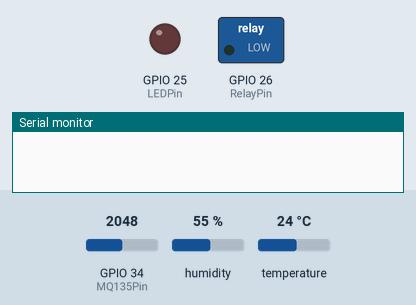
This program was run on a simulated ESP32. Shown: switched loads named in the program (green lamp = pin HIGH), output pins drawn as LEDs (lit = HIGH), the last lines printed to the serial monitor. The inputs (shaded band) are chosen by the test bench; at power-on: temperature 24 °C, GPIO 34 (MQ135Pin) = 2048, humidity 55 %. WiFi joins after 1.5 s; servers stay silent unless stated.

Above: at 3.0 s.
3.1 s: temperature set to 29.5 °C
5.4 s: temperature set to 30.8 °C
At 9.0 s:
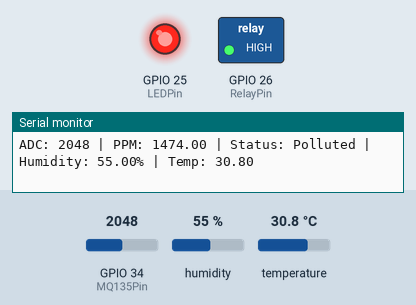
9.4 s: GPIO 34 (MQ135Pin) set to 1249
11.1 s: GPIO 34 (MQ135Pin) set to 1149
At 13.1 s:
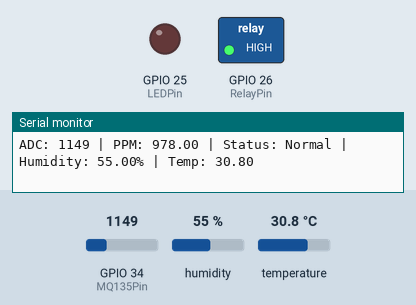
13.4 s: GPIO 34 (MQ135Pin) set to 1228
At 14.6 s:
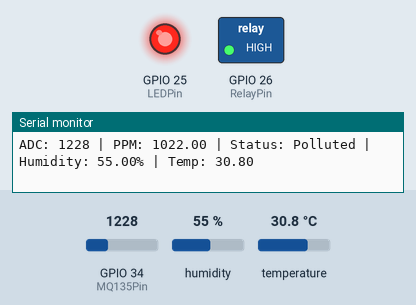
15.4 s: GPIO 34 (MQ135Pin) set to 560
At 16.3 s:
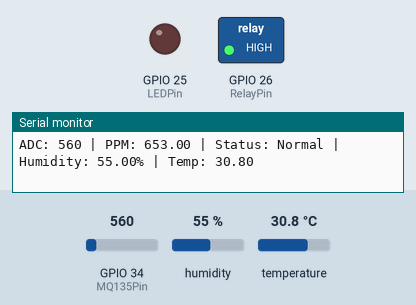
Timing chart, 0 to 18.4 s (numbered marks = the images above; inputs shaded):
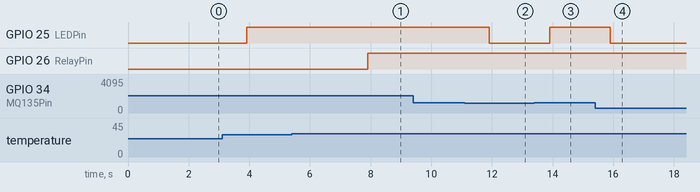

The program:

main.cpp
```cpp
#define BLYNK_TEMPLATE_ID "TMPL6WUhLgdsv"
#define BLYNK_TEMPLATE_NAME "Monitoring Ruangan IoT"
#define BLYNK_AUTH_TOKEN "9NpEeUxqirY9ZzdPh5gwduqngJT7uZ5v"

#include <Arduino.h>
#include <WiFi.h>
#include <BlynkSimpleEsp32.h>
#include <DHT.h>

char ssid[] = "Wokwi-GUEST";
char pass[] = "";

const int MQ135Pin = 34;
const int LEDPin = 25;
const int DHTPin = 27;
const int RelayPin = 26;

// Batas Bawah untuk ADC
const int MIN_THRESHOLD = 100;

#define DHTTYPE DHT22
DHT dht(DHTPin, DHTTYPE);

BlynkTimer timer;

String getAirQuality(float ppm) {
  if (ppm < 600) return "Clean";
  else if (ppm < 1000) return "Normal";
  else if (ppm < 1500) return "Polluted";
  else return "Danger";
}

// Konversi ADC ke PPM Dummy
float calculatePPM(int rawValue) {
  float ppm = map(rawValue, MIN_THRESHOLD, 3000, 400, 2000);
  if (ppm < 400) ppm = 400;
  if (ppm > 2000) ppm = 2000;

  return ppm;
}

void sendDataBlynk() {
  int sum = 0;
  for(int i = 0; i < 10; i++) {
    sum += analogRead(MQ135Pin);
    delay(10);
  }
  int rawValue = sum / 10;

  if (rawValue < MIN_THRESHOLD) {
    rawValue = MIN_THRESHOLD;
  }

  // pembacaan sensor MQ135 dan konversi ke PPM
  float ppm = calculatePPM(rawValue);

  // Pembacaan sensor DHT22
  float humidity = dht.readHumidity();
  float temperature = dht.readTemperature();

  String status = getAirQuality(ppm);

  // Logic Led
  if(status == "Polluted" || status == "Danger") {
    digitalWrite(LEDPin, HIGH);
  } else {
    digitalWrite(LEDPin, LOW);
  }

  // Logic Relay
  if(temperature > 30) {
    digitalWrite(RelayPin, HIGH);
  } else {
    digitalWrite(RelayPin, LOW);
  }

  // Kirim data ke Blynk
  Blynk.virtualWrite(V0, temperature);
  Blynk.virtualWrite(V1, humidity);
  Blynk.virtualWrite(V2, ppm);
  Blynk.virtualWrite(V3, status);
  Blynk.virtualWrite(V4, digitalRead(LEDPin));
  Blynk.virtualWrite(V5, digitalRead(RelayPin));

  // Serial Monitor
  Serial.print("ADC: ");
  Serial.print(rawValue);

  Serial.print(" | PPM: ");
  Serial.print(ppm);

  Serial.print(" | Status: ");
  Serial.print(status);

  Serial.print(" | Humidity: ");
  Serial.print(humidity);

  Serial.print("% | Temp: ");
  Serial.println(temperature);
}

void setup() {
  Serial.begin(115200);

  dht.begin();
  analogSetAttenuation(ADC_11db);

  pinMode(LEDPin, OUTPUT);
  pinMode(RelayPin, OUTPUT);

  Blynk.begin(BLYNK_AUTH_TOKEN, ssid, pass);
  timer.setInterval(2000L, sendDataBlynk);
}

void loop() {
  Blynk.run();
  timer.run();
}
```

Measured:
- the behaviour switches between 30 and 30.1 °C on temperature (found by bisection; images 0 and 1)
- the behaviour switches between 1188 and 1187 on GPIO 34 (MQ135Pin) (found by bisection; images 1 and 2)
- after the input at 5.4 s, GPIO 26 (RelayPin): LOW → HIGH after 2.5 s
- after the input at 11.1 s, GPIO 25 (LEDPin): HIGH → LOW after 0.81 s
- after the input at 13.4 s, GPIO 25 (LEDPin): LOW → HIGH after 0.50 s
- after the input at 15.4 s, GPIO 25 (LEDPin): HIGH → LOW after 0.51 s
